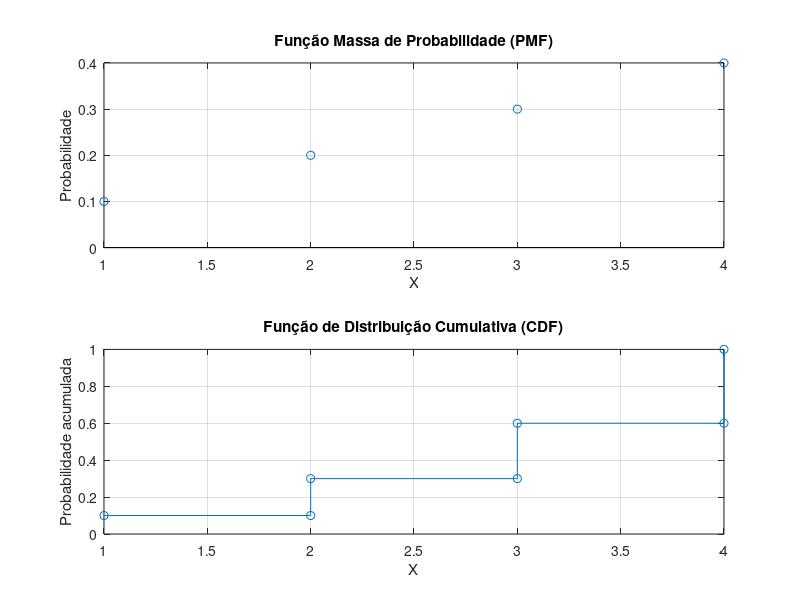

MATLAB code to generate this figure:
clear
clc

% Funções:
function cdf = finitecdf(s, p, x)
    % Variável aleatória finita X:
    % vetor s com o espaço amostral
    % elementos {s(1), s(2), ...}
    % vetor p com as probabilidades
    % p(i) = P[X = s(i)]
    % A saída é o vetor cdf:
    % cdf(i) = P[X <= x(i)]

    cdf = zeros(size(x));
    for i = 1:length(x)
        pxi = sum(p(s <= x(i)));
        cdf(i) = pxi;
    end
end

function rho = finitecoeff(SX, SY, PXY)
    % Uso: rho = finitecoeff(SX, SY, PXY)
    % Calcula o coeficiente de correlação rho de
    % variáveis aleatórias finitas X e Y
    ex = finiteexp(SX, PXY);
    vx = finitevar(SX, PXY);
    ey = finiteexp(SY, PXY);
    vy = finitevar(SY, PXY);
    R = finiteexp(SX .* SY, PXY);
    rho = (R - ex * ey) / sqrt(vx * vy);
end

function covxy = finitecov(SX, SY, PXY)
    % Uso: covxy = finitecov(SX, SY, PXY)
    % Retorna a covariância das variáveis aleatórias finitas X e Y
    % dadas pelas grades SX, SY e PXY
    
    ex = finiteexp(SX, PXY);
    ey = finiteexp(SY, PXY);
    R = finiteexp(SX .* SY, PXY);
    covxy = R - ex * ey;
end

function ex = finiteexp(sx, px)
    % Uso: ex = finiteexp(sx, px)
    % Retorna o valor esperado E[X]
    % da variável aleatória finita X descrita
    % pelos valores amostrais sx e probabilidades px
    ex = sum((sx(:)) .* (px(:)));
end
  
function pmf = finitepmf(sx, px, x)
    % Variável aleatória finita X:
    % vetor sx com o espaço amostral
    % elementos {sx(1), sx(2), ...}
    % vetor px com as probabilidades
    % px(i) = P[X = sx(i)]
    % A saída é o vetor pmf:
    % pmf(i) = P[X = x(i)]

    pmf = zeros(size(x(:)));
    for i = 1:length(x)
        pmf(i) = sum(px(sx == x(i)));
    end
end

function x = finiterv(s, p, m)
    % Retorna m amostras
    % de uma variável aleatória finita (s, p)
    % s = s(:); p = p(:);
    r = rand(m, 1);
    x = zeros(m, 1);

    for i = 1:m
        for j = 1:length(s)
            if r(i) <= sum(p(1:j))
                x(i) = s(j);
                break;
            end
        end
    end
end
  
function v = finitevar(sx, px)
    % Uso: v = finitevar(sx, px)
    % Retorna a variância Var[X]
    % de variáveis aleatórias finitas X descritas por
    % amostras sx e probabilidades px
    ex2 = finiteexp(sx.^2, px);
    ex = finiteexp(sx, px);
    v = ex2 - (ex^2);
end

%Input:
% Definindo a grade de amostras e probabilidades
sx = [1, 2, 3, 4]; % Exemplo de espaço amostral
px = [0.1, 0.2, 0.3, 0.4]; % Exemplo de probabilidades
m = input('Digite o numero de amostras: '); % Número de amostras

% Gerando amostras da variável aleatória finita
x_values = finiterv(sx, px, m);


% Output:
% Plotando a PMF
subplot(2, 1, 1);
pmf = finitepmf(sx, px, sx); % Usei sx como valores de x para a PMF
stem(sx, pmf, 'Marker', 'o', 'LineStyle', 'none');
title('Função Massa de Probabilidade (PMF)');
xlabel('X');
ylabel('Probabilidade');
grid on;

% Plotando a CDF
subplot(2, 1, 2);
cdf = finitecdf(sx, px, sx); % Usei sx como valores de x para a CDF
stairs(sx, cdf, 'Marker', 'o', 'LineStyle', '-');
title('Função de Distribuição Cumulativa (CDF)');
xlabel('X');
ylabel('Probabilidade acumulada');
grid on;
